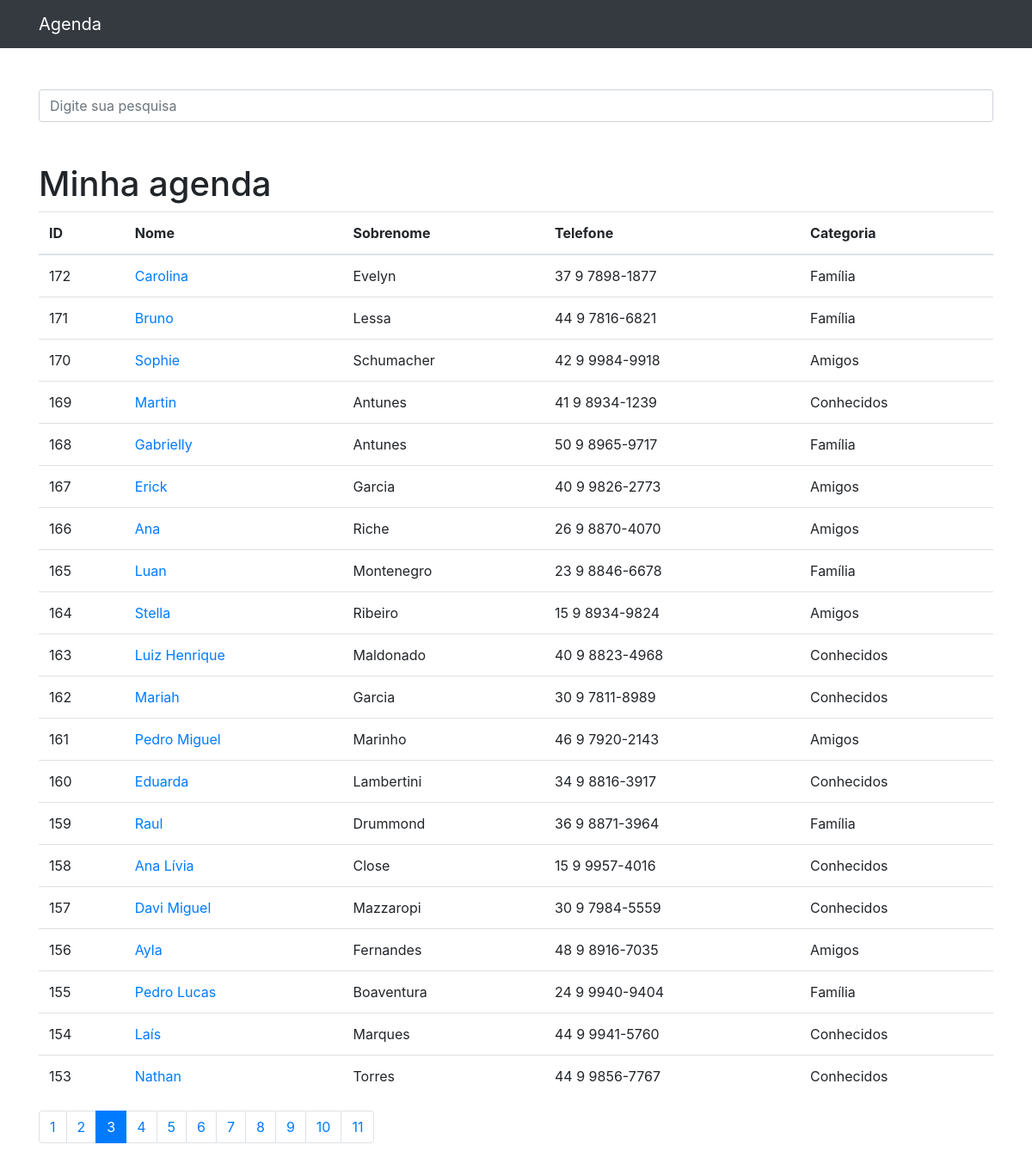
The page /?p=3&termo= on the database its author committed.
### contatos/models.py (models this page shows, shortened)
class Contato(models.Model):
    nome = models.CharField(max_length=150)
    sobrenome = models.CharField(max_length=255, blank=True)
    telefone = models.CharField(max_length=255)
    email = models.CharField(max_length=255, blank=True)
    data_criacao = models.DateTimeField(default=timezone.now)
    descricao = models.TextField(blank=True)
    categoria = models.ForeignKey(Categoria, on_delete=models.DO_NOTHING)
    mostrar = models.BooleanField(default=True)
    foto = models.ImageField(blank=True, upload_to='fotos/%Y/%m/')

class Categoria(models.Model):
    nome = models.CharField(max_length=255)
    def __str__(self):
        return self.nome

### contatos/views.py (the view)
# urls.py: path('', views.index, name='index'),
def index(request):
    contatos = Contato.objects.order_by('-id').filter(
        mostrar=True
    )
    paginator = Paginator(contatos, 20)
    page = request.GET.get('p')
    contatos = paginator.get_page(page)
    return render(request, 'contatos/index.html', {
        'contatos': contatos
    })

### contatos/templates/contatos/index.html
{% extends 'base.html' %}
{%block conteudo%}
    <h1 class="mt-5">Minha agenda</h1>
    <table class="table">
      <thead>
        <tr>
          <th>ID</th>
          <th>Nome</th>
          <th>Sobrenome</th>
          <th>Telefone</th>
          <th>Categoria</th>
        </tr>
      </thead>
      <tbody>
        {% for contato in contatos %}
          <tr>
            <td>{{ contato.id }}</td>
            <td>
              <a href="{% url 'ver_contato' contato.id %}">{{ contato.nome }}</a>
            </td>
            <td>{{ contato.sobrenome }}</td>
            <td>{{ contato.telefone }}</td>
            <td>{{ contato.categoria }}</td>
          </tr>
        {% endfor %}
      </tbody>
    </table>
<nav aria-label="Page navigation example">
  <ul class="pagination">
    {% for pagina in contatos.paginator.page_range %}
      {% if contatos.number == pagina %}
        <li class="page-item active">
          <a class="page-link" href="?p={{ pagina }}&termo={{ request.GET.termo }}">{{pagina}}</a>
        </li>
      {% else %}
        <li class="page-item">
          <a class="page-link" href="?p={{ pagina }}&termo={{ request.GET.termo }}">{{pagina}}</a>
        </li>
      {% endif %}
    {% endfor %}
  </ul>
</nav>
{%endblock%}

### rows shown on the page
Contato: id "172", nome "Carolina", sobrenome "Evelyn", telefone "37 9 7898-1877", categoria "Família"
Contato: id "171", nome "Bruno", sobrenome "Lessa", telefone "44 9 7816-6821", categoria "Família"
Contato: id "170", nome "Sophie", sobrenome "Schumacher", telefone "42 9 9984-9918", categoria "Amigos"
Contato: id "169", nome "Martin", sobrenome "Antunes", telefone "41 9 8934-1239", categoria "Conhecidos"
Contato: id "168", nome "Gabrielly", sobrenome "Antunes", telefone "50 9 8965-9717", categoria "Família"
Contato: id "167", nome "Erick", sobrenome "Garcia", telefone "40 9 9826-2773", categoria "Amigos"
Contato: id "166", nome "Ana", sobrenome "Riche", telefone "26 9 8870-4070", categoria "Amigos"
Contato: id "165", nome "Luan", sobrenome "Montenegro", telefone "23 9 8846-6678", categoria "Família"
Contato: id "164", nome "Stella", sobrenome "Ribeiro", telefone "15 9 8934-9824", categoria "Amigos"
Contato: id "163", nome "Luiz Henrique", sobrenome "Maldonado", telefone "40 9 8823-4968", categoria "Conhecidos"
Contato: id "162", nome "Mariah", sobrenome "Garcia", telefone "30 9 7811-8989", categoria "Conhecidos"
Contato: id "161", nome "Pedro Miguel", sobrenome "Marinho", telefone "46 9 7920-2143", categoria "Amigos"
Contato: id "160", nome "Eduarda", sobrenome "Lambertini", telefone "34 9 8816-3917", categoria "Conhecidos"
Contato: id "159", nome "Raul", sobrenome "Drummond", telefone "36 9 8871-3964", categoria "Família"
Contato: id "158", nome "Ana Lívia", sobrenome "Close", telefone "15 9 9957-4016", categoria "Conhecidos"
Contato: id "157", nome "Davi Miguel", sobrenome "Mazzaropi", telefone "30 9 7984-5559", categoria "Conhecidos"
Contato: id "156", nome "Ayla", sobrenome "Fernandes", telefone "48 9 8916-7035", categoria "Amigos"
Contato: id "155", nome "Pedro Lucas", sobrenome "Boaventura", telefone "24 9 9940-9404", categoria "Família"
Contato: id "154", nome "Laís", sobrenome "Marques", telefone "44 9 9941-5760", categoria "Conhecidos"
Contato: id "153", nome "Nathan", sobrenome "Torres", telefone "44 9 9856-7767", categoria "Conhecidos"

### other values the page prints
{{ pagina }} "1" "2" "4" "5" "6" "7" "8" "9" "10" "11"
{{ pagina }} "3"
